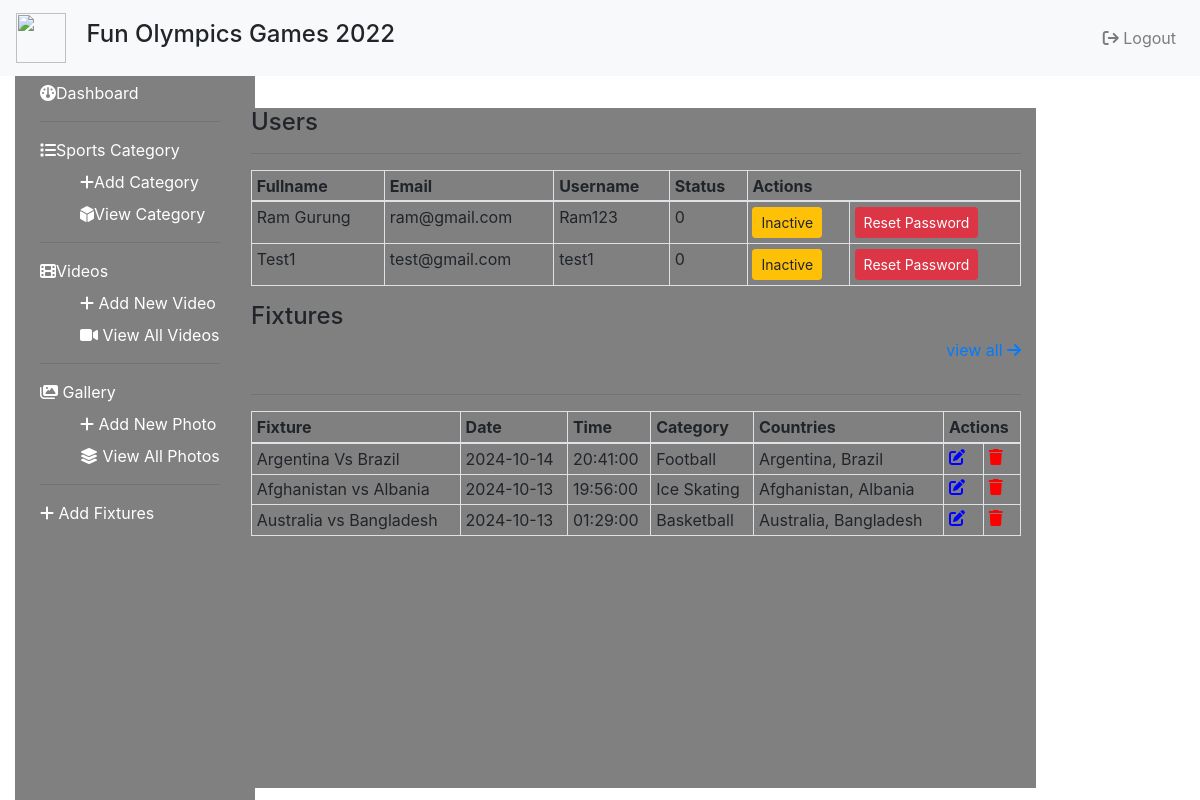
The app's page /admin/index.php with its own data.
### tables this page shows
CREATE TABLE `users` (
  `id` int(11) NOT NULL,
  `fullname` varchar(255) NOT NULL,
  `phone` bigint(20) NOT NULL,
  `nationality` varchar(255) NOT NULL,
  `email` varchar(255) NOT NULL,
  `profile_image` varchar(255) NOT NULL,
  `username` varchar(255) NOT NULL,
  `password` varchar(255) NOT NULL,
  `status` int(11) NOT NULL,
  `registered_date` date NOT NULL,
  `is_admin` int(11) NOT NULL
);

CREATE TABLE `fixtures` (
  `fid` int(255) NOT NULL,
  `fixture_date` date NOT NULL,
  `fixture_title` varchar(255) NOT NULL,
  `fixture_time` time NOT NULL,
  `fixture_category` varchar(255) NOT NULL,
  `fixture_countries` varchar(255) NOT NULL
);

### admin/functions.php (called while the page is built, shortened)
<?php include "../db.php"?>
<?php
function recordCount($table){
    global $connection;
    $query = "SELECT * FROM " . $table;
    $select_from_table = mysqli_query($connection, $query);
    $result = mysqli_num_rows($select_from_table);
    return $result;
}
?>

### admin/index.php (the view, shortened to what this page needs)
<?php include_once "admin_header.php" ?>
<div class="col-md-3">
    <?php include_once "sidebar.php"?>
</div>
<div class="col-md-8" id="main-container">
    <div class="row">
        <div class="col-md-12">
            <div class="table-responsive">
                <table class="table table-bordered table-sm">
                    <h4>Users</h4>
                    <hr>
                    <thead>
                        <tr>
                            <th>Fullname</th>
                            <th>Email</th>
                            <th>Username</th>
                            <th>Status</th>
                            <th colspan="2">Actions</th>
                        </tr>
                    </thead>
                    <tbody>
                    <?php
                    $query = "SELECT * FROM users WHERE is_admin=0";
                    $select_users = mysqli_query($connection, $query);
                    while($row = mysqli_fetch_assoc($select_users)) {
                        $uid                = $row['id'];
                        $fullname     = $row['fullname'];
                        $email     = $row['email'];
                        $username     = $row['username'];
                        $status     = $row['status'];
                        echo "<tr>";
                    echo "<td>$fullname</td>";
                    echo "<td>$email</td>";
                    echo "<td>$username</td>";
                    echo "<td>$status</td>";
                    if($status==0){
                        echo "<td><a href='view_users.php?inactive=$uid' class='btn btn-warning btn-sm'>Inactive</a></td>";
                    }
                    else{
                        echo "<td><a href='view_users.php?active=$uid' class='btn btn-success btn-sm'>Active</a></td>";
                    }
                    echo "<td><a href='comments.php?delete=$uid' class='btn btn-danger btn-sm'>Reset Password</a></td>";
                    echo "</tr>";
                    }
                    ?>
                    </tbody>
                </table>
            </div>
        </div>
    </div>
    <h4>Fixtures</h4>
    <p class="text-right" style="padding-top: 0px"><a href="view_fixtures.php" data-toggle="modal" data-target="#loginModal">view
                all <i class="fa-solid fa-arrow-right"></i></a></p>
    <?php
        if(recordCount('fixtures')==0){
            echo"<h5 class='text-danger'>No fixtures</h5>";
        }
        else{
        echo "<div class='row'>
                <div class='col'>
                    <div class='table-responsive'>
                        <table class='table table-bordered table-sm'>
                            <hr>
                            <thead>
                                <tr>
                                    <th>Fixture</th>
                                    <th>Date</th>
                                    <th>Time</th>
                                    <th>Category</th>
                                    <th>Countries</th>
                                    <th colspan='3'>Actions</th>
                                </tr>
                            </thead>
                            <tbody>";
                            $query = "SELECT * FROM fixtures";
                            $select_fixtures = mysqli_query($connection, $query);
                            while($row = mysqli_fetch_assoc($select_fixtures)) {
                                $fid                = $row['fid'];
                                $fixture_title     = $row['fixture_title'];
                                $fixture_date     = $row['fixture_date'];
                                $fixture_time     = $row['fixture_time'];
                                $fixture_category     = $row['fixture_category'];
                                $fixture_countries     = $row['fixture_countries'];
                                echo "<tr>
                                        <td>$fixture_title</td>
                                        <td>$fixture_date </td>
                                        <td>$fixture_time</td>
                                        <td>$fixture_category </td>
                                        <td>$fixture_countries</td>
                                        <td><a href='edit_fixtures.php?edit=$fid&title=$fixture_title' style='color:blue' data-toggle='tooltip' data-placement='bottom' title='edit'><i class='fa-solid fa-pen-to-square'></i></a></td>
                                        <td><a href='view_fixtures.php?delete=$fid'  style='color:Red' onClick=\"javascript: return confirm('Are you sure you want to delete?'); \" data-toggle='tooltip' data-placement='bottom' title='delete'><i class='fa-solid fa-trash'></i></a></td>
                                    </tr>";
                            }
                            echo "</tbody>
                        </table>
                    </div>
                </div>
            </div>";
        } ?>
</div>
<?php include "admin_footer.php" ?>

### admin/admin_header.php (shortened to what this page needs)
<?php include "functions.php" ?>
<!DOCTYPE html>
<html lang="en">
<head>
    <link rel="stylesheet" href="https://stackpath.bootstrapcdn.com/bootstrap/4.5.0/css/bootstrap.min.css">
    <link rel="stylesheet" href="https://maxcdn.bootstrapcdn.com/font-awesome/4.7.0/css/font-awesome.min.css">
    <link rel="stylesheet" href="css/style.css">
</head>
<body>
    <div class="container-fluid">
        <nav class="navbar navbar-expand-md fixed-top navbar-light bg-light">
            <a class="navbar-brand" href="../admin/"><img src="../images/ol.png" height="50" width="50" alt=""></a>
            <div class="collapse navbar-collapse" id="navbarNav">
                <ul class="navbar-nav mr-auto">
                    <h4 class="text-center"> Fun Olympics Games 2022</h4>
                    </div>
                <ul class="navbar-nav">
                    <li class="nav-item">
                        <a class="nav-link" href="../logout.php"><i
                                class="fa-solid fa-arrow-right-from-bracket"></i>&nbsp;Logout</a>
                    </li>
                </ul>
            </div>
<br>
<br>

### admin/sidebar.php (shortened to what this page needs)
<?php
$display_icon_minus = "fa-plus";
?>
<link rel="stylesheet" href="../sidebar.css">
<div class="sidenav">
    <div class="row">
        <ul>
            <li class="sidenav-list"><a href="../admin/"><i class="fa-solid fa-gauge"></i>Dashboard</a></li>
            <hr>
            <li class="sidenav-list" id="category"><i class="fa-solid fa-list"></i>Sports Category
                <ul>
                    <li class="sidenav-sublist" style="cursor:pointer;" onclick="showAddCategoryForm()"><i
                            class="fa-solid <?php echo isset($display_icon_minus)?$display_icon_minus:'' ?>"
                            id="add-category-icon"></i>Add Category</li>
                    <li class="sidenav-sublist"><a href="view_categories.php"><i
                                class="fa-solid fa-dice-d6"></i>View Category</a></li>
                </ul>
            </li>
            <hr>
            <li class="sidenav-list" id="videos"><i class="fa-solid fa-film"></i>Videos
                <ul>
                    <li class="sidenav-sublist"><a href="add_video.php"><i class="fa-solid fa-plus"></i>&nbsp;Add New
                            Video</a></li>
                    <li class="sidenav-sublist"><a href="view_videos.php"><i class="fa-solid fa-video"></i>&nbsp;View
                            All Videos</a></li>
                </ul>
            </li>
            <hr>
            <li class="sidenav-list" id="videos"><i class="fa-solid fa-images"></i>&nbsp;Gallery
                <ul>
                    <li class="sidenav-sublist"><a href="add_photo.php"><i class="fa-solid fa-plus"></i>&nbsp;Add New
                            Photo</a></li>
                    <li class="sidenav-sublist"><a href="view_photos.php"><i class="fa-solid fa-layer-group"></i>&nbsp;View
                            All Photos</a></li>
                </ul>
            </li>
            <hr>
            <li class="sidenav-list"><a href="add_fixtures_modal.php"><i class="fa-solid fa-plus"></i>&nbsp;Add Fixtures</a></li>
    </div>
</div>

### admin/admin_footer.php (shortened to what this page needs)
</body>
</html>

### admin/css/style.css (style rules this page uses)
#main-container { position: fixed; left:18%; margin: 60px 0 0 20px; width: 100%; overflow: auto; height:85%; background-color: gray !important; }

### admin/css/sidebar.css (style rules this page uses)
.sidenav { position: fixed; height: 100%; width: 240px; background: #0A2558; transition: all 0.5s ease; }
ul li { list-style: none; color:#173760; }
ul li a { color: #163054; }
.sidenav-sublist { padding-top: 8px; }
.fa-gauge, .fa-minus { color:#a39193; }
.fa-plus, .fa-square-plus { color: rgb(118, 155, 118); }
.fa-dice-d6, .fa-list, .fa-film, .fa-video, .fa-circle-dot, .fa-images, .fa-users, .fa-newspaper, .fa-comment-dots { color: rgb(82, 100, 155); }
.fa-layer-group { color: rgb(110, 67, 52); }

### admin/sidebar.php (style rules this page uses)
.sidenav { position: fixed; height: 100%; width: 240px; background: gray; transition: all 0.5s ease; }
ul li { list-style: none; color: #FFFFFF; }
ul li a { color: #FFFFFF }
.sidenav-sublist { padding-top: 8px; }
.fa-gauge, .fa-minus { color: #FFFFFF; }
.fa-plus, .fa-square-plus { color: #FFFFFF; }
.fa-dice-d6, .fa-list, .fa-film, .fa-video, .fa-circle-dot, .fa-images, .fa-users, .fa-newspaper, .fa-comment-dots { color: #FFFFFF; }
.fa-layer-group { color: #FFFFFF; }

### records on screen
users: fullname "Ram Gurung", email "ram@gmail.com", username "Ram123", status "0"
users: fullname "Test1", email "test@gmail.com", username "test1", status "0"
fixtures: fixture_title "Argentina Vs Brazil", fixture_date "2024-10-14", fixture_time "20:41:00", fixture_category "Football", fixture_countries "Argentina, Brazil"
fixtures: fixture_title "Afghanistan vs Albania", fixture_date "2024-10-13", fixture_time "19:56:00", fixture_category "Ice Skating", fixture_countries "Afghanistan, Albania"
fixtures: fixture_title "Australia vs Bangladesh", fixture_date "2024-10-13", fixture_time "01:29:00", fixture_category "Basketball", fixture_countries "Australia, Bangladesh"
